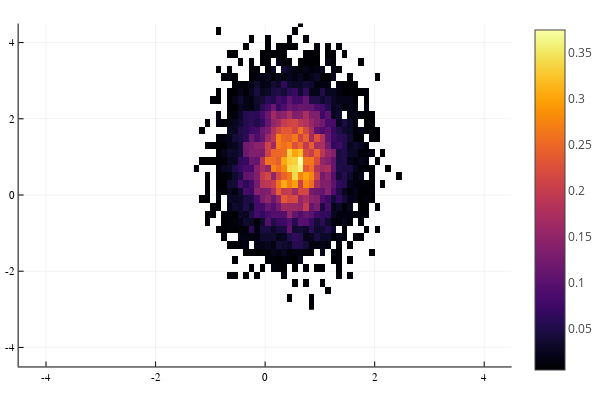
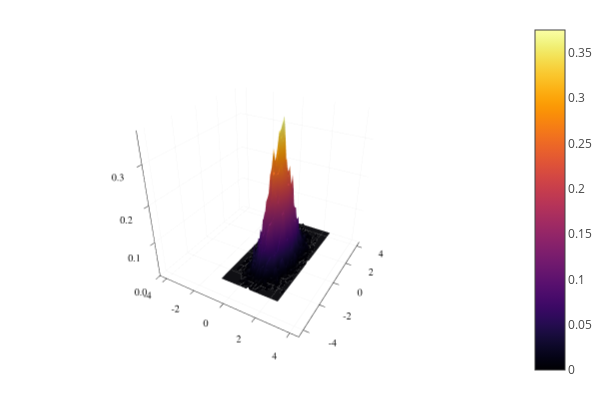

Notebook code cell kept with these figures, in order:
### Code cell
u0 = zeros(2);
sol = @suppress_err simLangevin(f, g, u0, tspan);

### Figure 1 — Plotly figure (JSON) as saved in the notebook; plotly's stock layout.template omitted (floating-point values rounded to 4 significant figures; data arrays with more than 128 entries replaced by an {"elided": "..."} marker saying what was removed)
{"data": [{"colorbar": {"title": ""}, "colorscale": {"elided": "256x2 mixed values"}, "name": "y1", "showlegend": false, "showscale": true, "type": "heatmap", "x": [-1.3, -1.2, -1.1, -1, -0.9, -0.8, -0.7, -0.6, -0.5, -0.4, -0.3, -0.2, -0.1, 0, 0.1, 0.2, 0.3, 0.4, 0.5, 0.6, 0.7, 0.8, 0.9, 1, 1.1, 1.2, 1.3, 1.4, 1.5, 1.6, 1.7, 1.8, 1.9, 2, 2.1, 2.2, 2.3, 2.4, 2.5], "xaxis": "x", "y": [-3, -2.8, -2.6, -2.4, -2.2, -2, -1.8, -1.6, -1.4, -1.2, -1, -0.8, -0.6, -0.4, -0.2, 0, 0.2, 0.4, 0.6, 0.8, 1, 1.2, 1.4, 1.6, 1.8, 2, 2.2, 2.4, 2.6, 2.8, 3, 3.2, 3.4, 3.6, 3.8, 4, 4.2, 4.4, 4.6], "yaxis": "y", "z": {"elided": "38x38 float values"}, "zmax": 0.375, "zmin": 0.005}], "layout": {"annotations": [], "height": 400, "legend_position": {"bgcolor": "rgba(255, 255, 255, 1.000)", "bordercolor": "rgba(0, 0, 0, 1.000)", "borderwidth": 1, "font": {"color": "rgba(0, 0, 0, 1.000)", "family": "sans-serif", "size": 11}, "title": {"font": {"color": "rgba(0, 0, 0, 1.000)", "family": "sans-serif", "size": 15}, "text": ""}, "tracegroupgap": 0, "traceorder": "normal", "x": 1, "xanchor": "auto", "y": 1, "yanchor": "auto"}, "margin": {"b": 20, "l": 0, "r": 0, "t": 20}, "paper_bgcolor": "rgba(255, 255, 255, 1.000)", "plot_bgcolor": "rgba(255, 255, 255, 1.000)", "showlegend": true, "width": 600, "xaxis": {"anchor": "y", "domain": [0.03619, 0.9934], "gridcolor": "rgba(0, 0, 0, 0.100)", "gridwidth": 0.5, "linecolor": "rgba(0, 0, 0, 1.000)", "mirror": false, "range": [-4.5, 4.5], "showgrid": true, "showline": true, "showticklabels": true, "tickangle": 0, "tickcolor": "rgb(0, 0, 0)", "tickfont": {"color": "rgba(0, 0, 0, 1.000)", "family": "sans-serif", "size": 11}, "tickmode": "array", "ticks": "inside", "ticktext": ["-4", "-2", "0", "2", "4"], "tickvals": [-4, -2, 0, 2, 4], "title": "", "titlefont": {"color": "rgba(0, 0, 0, 1.000)", "family": "sans-serif", "size": 15}, "type": "-", "visible": true, "zeroline": false, "zerolinecolor": "rgba(0, 0, 0, 1.000)"}, "yaxis": {"anchor": "x", "domain": [0.03762, 0.9902], "gridcolor": "rgba(0, 0, 0, 0.100)", "gridwidth": 0.5, "linecolor": "rgba(0, 0, 0, 1.000)", "mirror": false, "range": [-4.5, 4.5], "showgrid": true, "showline": true, "showticklabels": true, "tickangle": 0, "tickcolor": "rgb(0, 0, 0)", "tickfont": {"color": "rgba(0, 0, 0, 1.000)", "family": "sans-serif", "size": 11}, "tickmode": "array", "ticks": "inside", "ticktext": ["-4", "-2", "0", "2", "4"], "tickvals": [-4, -2, 0, 2, 4], "title": "", "titlefont": {"color": "rgba(0, 0, 0, 1.000)", "family": "sans-serif", "size": 15}, "type": "-", "visible": true, "zeroline": false, "zerolinecolor": "rgba(0, 0, 0, 1.000)"}}}

### Figure 2 — Plotly figure (JSON) as saved in the notebook; plotly's stock layout.template omitted (floating-point values rounded to 4 significant figures; data arrays with more than 128 entries replaced by an {"elided": "..."} marker saying what was removed)
{"data": [{"colorbar": {"title": ""}, "colorscale": {"elided": "256x2 mixed values"}, "name": "y1", "opacity": null, "scene": "scene", "showlegend": false, "showscale": true, "type": "surface", "x": [-1.25, -1.15, -1.05, -0.95, -0.85, -0.75, -0.65, -0.55, -0.45, -0.35, -0.25, -0.15, -0.05, 0.05, 0.15, 0.25, 0.35, 0.45, 0.55, 0.65, 0.75, 0.85, 0.95, 1.05, 1.15, 1.25, 1.35, 1.45, 1.55, 1.65, 1.75, 1.85, 1.95, 2.05, 2.15, 2.25, 2.35, 2.45], "xaxis": "x", "y": [-2.9, -2.7, -2.5, -2.3, -2.1, -1.9, -1.7, -1.5, -1.3, -1.1, -0.9, -0.7, -0.5, -0.3, -0.1, 0.1, 0.3, 0.5, 0.7, 0.9, 1.1, 1.3, 1.5, 1.7, 1.9, 2.1, 2.3, 2.5, 2.7, 2.9, 3.1, 3.3, 3.5, 3.7, 3.9, 4.1, 4.3, 4.5], "yaxis": "y", "z": {"elided": "38x38 float values"}, "zaxis": "z", "zmax": 0.375, "zmin": 0}], "layout": {"annotations": [], "height": 400, "legend_position": {"bgcolor": "rgba(255, 255, 255, 1.000)", "bordercolor": "rgba(0, 0, 0, 1.000)", "borderwidth": 1, "font": {"color": "rgba(0, 0, 0, 1.000)", "family": "sans-serif", "size": 11}, "title": {"font": {"color": "rgba(0, 0, 0, 1.000)", "family": "sans-serif", "size": 15}, "text": ""}, "tracegroupgap": 0, "traceorder": "normal", "x": 1, "xanchor": "auto", "y": 1, "yanchor": "auto"}, "margin": {"b": 20, "l": 0, "r": 0, "t": 20}, "paper_bgcolor": "rgba(255, 255, 255, 1.000)", "plot_bgcolor": "rgba(255, 255, 255, 1.000)", "scene": {"camera": {"eye": {"x": 1.126, "y": -1.95, "z": 1.3}}, "domain": {"x": [0.03619, 0.9934], "y": [0.03762, 0.9902]}, "xaxis": {"gridcolor": "rgba(0, 0, 0, 0.100)", "gridwidth": 0.5, "linecolor": "rgba(0, 0, 0, 1.000)", "mirror": false, "range": [-4.5, 4.5], "showgrid": true, "showline": true, "showticklabels": true, "tickangle": 0, "tickcolor": "rgb(0, 0, 0)", "tickfont": {"color": "rgba(0, 0, 0, 1.000)", "family": "sans-serif", "size": 11}, "tickmode": "array", "ticks": "inside", "ticktext": ["-4", "-2", "0", "2", "4"], "tickvals": [-4, -2, 0, 2, 4], "title": "", "titlefont": {"color": "rgba(0, 0, 0, 1.000)", "family": "sans-serif", "size": 15}, "type": "-", "visible": true, "zeroline": false, "zerolinecolor": "rgba(0, 0, 0, 1.000)"}, "yaxis": {"gridcolor": "rgba(0, 0, 0, 0.100)", "gridwidth": 0.5, "linecolor": "rgba(0, 0, 0, 1.000)", "mirror": false, "range": [-4.5, 4.5], "showgrid": true, "showline": true, "showticklabels": true, "tickangle": 0, "tickcolor": "rgb(0, 0, 0)", "tickfont": {"color": "rgba(0, 0, 0, 1.000)", "family": "sans-serif", "size": 11}, "tickmode": "array", "ticks": "inside", "ticktext": ["-4", "-2", "0", "2", "4"], "tickvals": [-4, -2, 0, 2, 4], "title": "", "titlefont": {"color": "rgba(0, 0, 0, 1.000)", "family": "sans-serif", "size": 15}, "type": "-", "visible": true, "zeroline": false, "zerolinecolor": "rgba(0, 0, 0, 1.000)"}, "zaxis": {"gridcolor": "rgba(0, 0, 0, 0.100)", "gridwidth": 0.5, "linecolor": "rgba(0, 0, 0, 1.000)", "mirror": false, "range": [0, 0.375], "showgrid": true, "showline": true, "showticklabels": true, "tickangle": 0, "tickcolor": "rgb(0, 0, 0)", "tickfont": {"color": "rgba(0, 0, 0, 1.000)", "family": "sans-serif", "size": 11}, "tickmode": "array", "ticks": "inside", "ticktext": ["0.0", "0.1", "0.2", "0.3"], "tickvals": [0, 0.1, 0.2, 0.3], "title": "", "titlefont": {"color": "rgba(0, 0, 0, 1.000)", "family": "sans-serif", "size": 15}, "type": "-", "visible": true, "zeroline": false, "zerolinecolor": "rgba(0, 0, 0, 1.000)"}}, "showlegend": true, "width": 600}}
